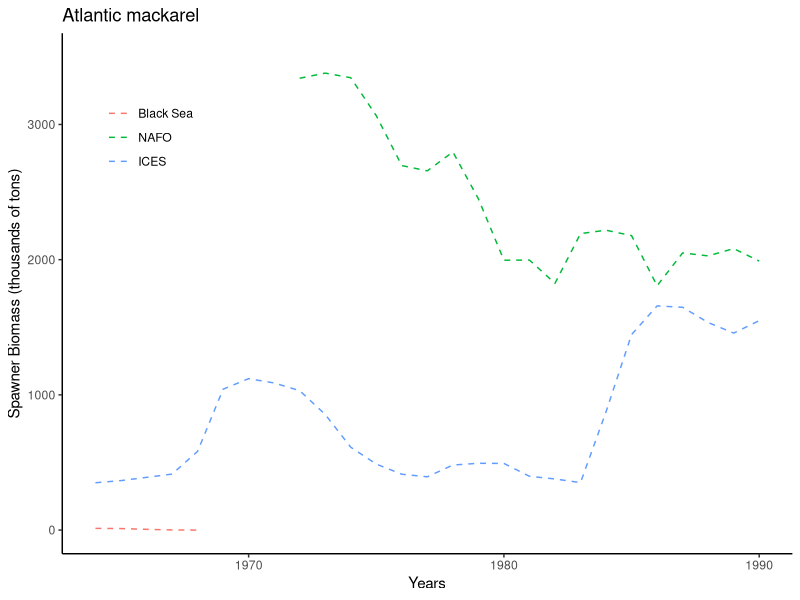

Recreate this plot in R.
## ---- chunk 1
knitr::opts_chunk$set(echo = TRUE)
## ---- chunk 2
colNames <- c("Year","spawners","recruits", "catch", "fishMortality")
mack.ices <- read.table("MACKICES.txt", col.names = colNames)
mack.black <- read.table("MACKBLACK.txt", col.names = colNames)
mack.nafo <- read.table("MACKNAFO.txt", col.names = colNames)
## ---- chunk 3
library(tidyverse)
mack.partial <- inner_join(mack.nafo, mack.black, by="Year", suffix = c(".nafo", ".black"))
## ---- chunk 4
mack <- inner_join(mack.ices, mack.partial, by="Year")
## ---- chunk 5
mack <- mack %>% rename(spawners.ices=spawners) %>% rename(recruits.ices=recruits) %>% rename(catch.ices=catch) %>% rename(fishMortality.ices=fishMortality) 
## ---- chunk 6
subset<- mack %>% select(Year, starts_with("spawners")) 

subset2 <- subset %>% gather(key= Spawners, value=Number, 2:4) %>% slice(9:59) 

subset2$Number <- as.numeric(subset2$Number)
subset2 <- subset2 %>% arrange(Number)

ggplot(data=subset2) + 
  geom_line(aes(Year, Number, group=Spawners, color=Spawners), lty=2) + 
  labs(x="Years", y= "Spawner Biomass (thousands of tons)", title = "Atlantic mackarel") + 
  coord_cartesian(xlim =c(1964, 1990), ylim=c(0,3500)) + theme_classic() + 
  theme(legend.position = c(0.12, 0.8), legend.title = element_blank()) +
  scale_color_discrete(labels=c("Black Sea","NAFO", "ICES")) 
## ---- chunk 7
library(Hmisc)

temperature<- data.frame(date=seq(from=as.Date("2010/1/1"), to=as.Date("2010/6/30"), by=1))

month_lengths<- c(monthDays("2010-01-01"), monthDays("2010-02-01"),monthDays("2010-03-01"),monthDays("2010-04-01"),monthDays("2010-05-01"),monthDays("2010-06-01"))
means<- c(40 ,42 ,51 ,55 ,58 ,62)

temp <- rep(NA, length.out=181)
for(i in 1:length(means)){
   a <- rnorm(month_lengths[i], mean = means[i], sd = 5)
   if(i==1){temp[1:31]<- a}
   if(i==2){temp[32:59]<- a}
   if(i==3){temp[60:90]<- a}
   if(i==4){temp[91:120]<- a}
   if(i==5){temp[121:151]<- a}
   if(i==6){temp[152:181]<- a}
} 

temperature <- temperature %>% mutate(Temp = temp) 
temperature$Temp <- round(temperature$Temp)
## ---- chunk 8
temperature %>% mutate(month = format(date, "%m")) %>% group_by(month) %>% summarise(meanTemp = mean(Temp))

## ---- chunk 9
temperature$date[duplicated(temperature$Temp)==TRUE]
## ---- chunk 10
observations<- data.frame(date=seq(from=as.Date("2010/1/1"), to=as.Date("2010/7/31"),by=2), 
                          conditions=sample(x=c("sunny", "cloudy", "partly cloudy"), 
                                            size=length(seq(from=as.Date("2010/1/1"), to=as.Date("2010/7/31"),by=2)), replace=T),
                          "wind speed"= rnorm(n=length(seq(from=as.Date("2010/1/1"), to=as.Date("2010/7/31"),by=2)), mean=5, sd=3))

observations[observations$wind.speed < 0,3] <- 0
## ---- chunk 11
weather <- inner_join(temperature, observations, by="date")
## ---- chunk 12
weather %>% group_by(conditions) %>% summarise(minim = min(Temp), maxim = max(Temp))
